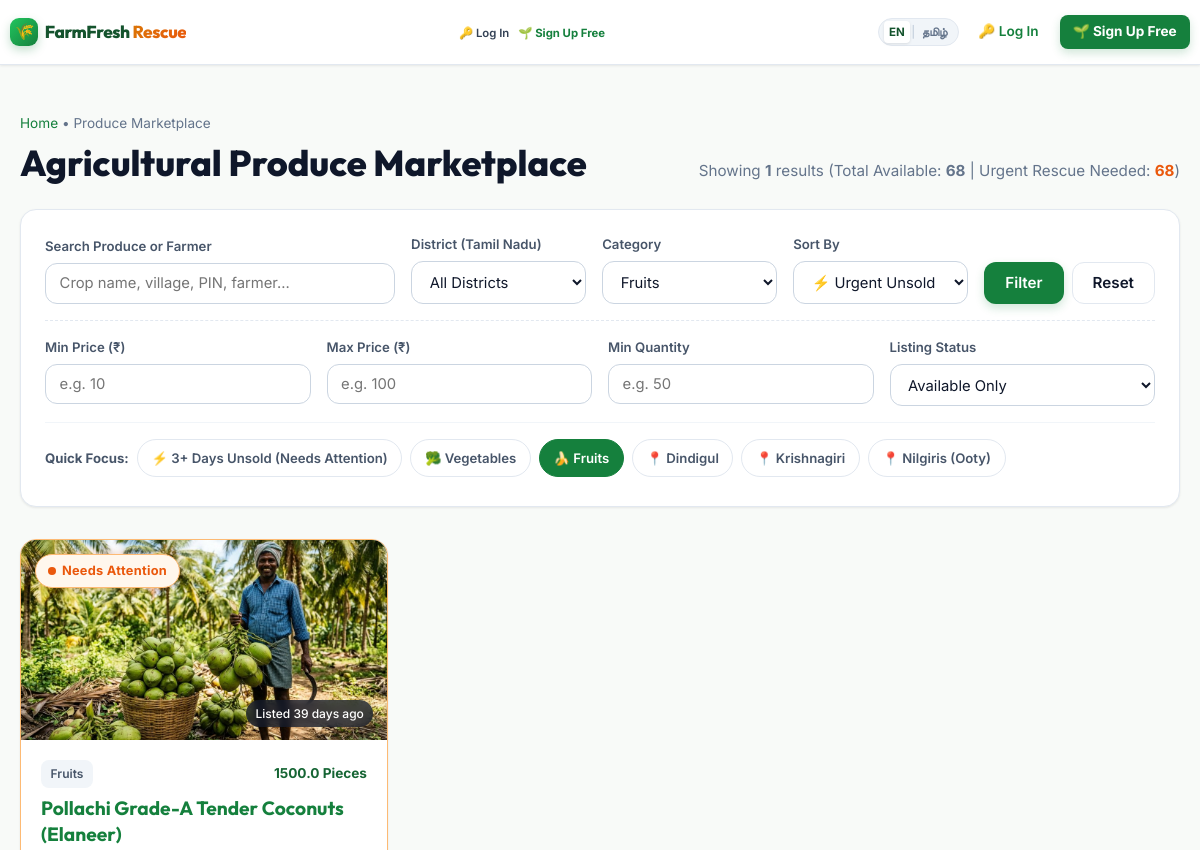
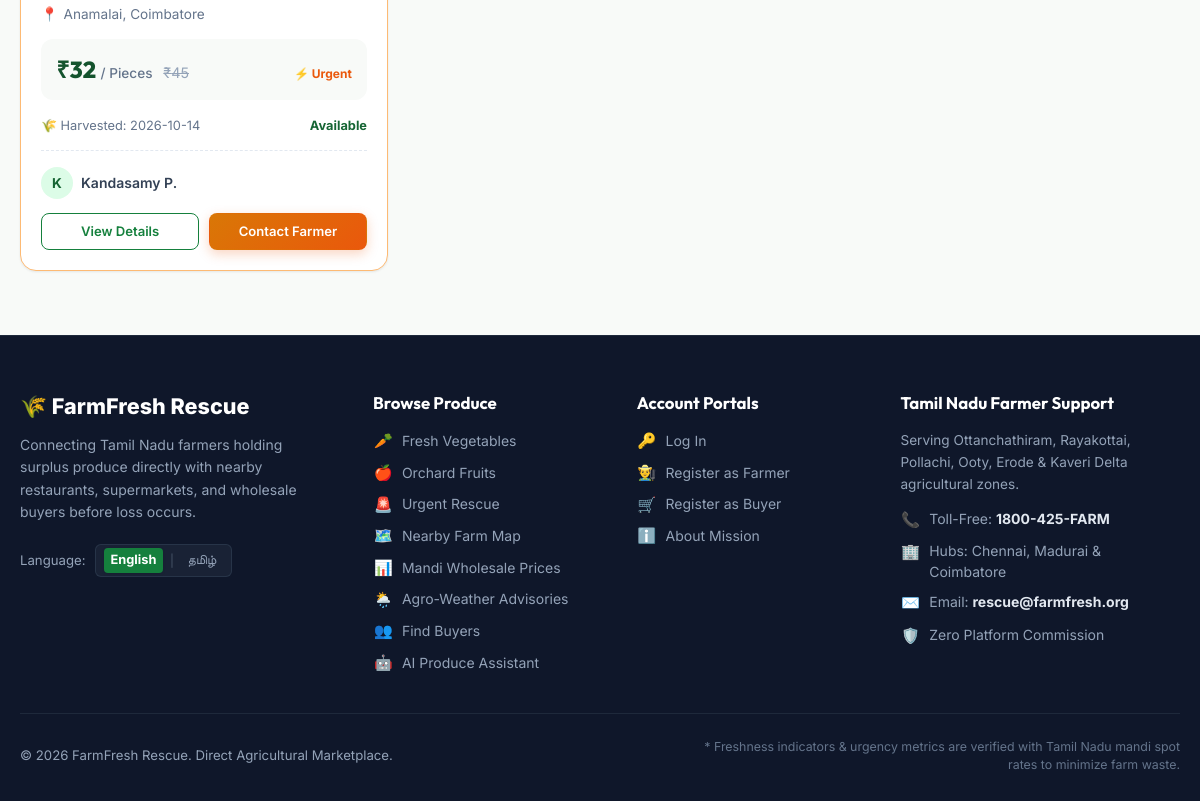
/listings?category=Fruits, run on an earlier commit of the app's database (2 pictures, top to bottom).
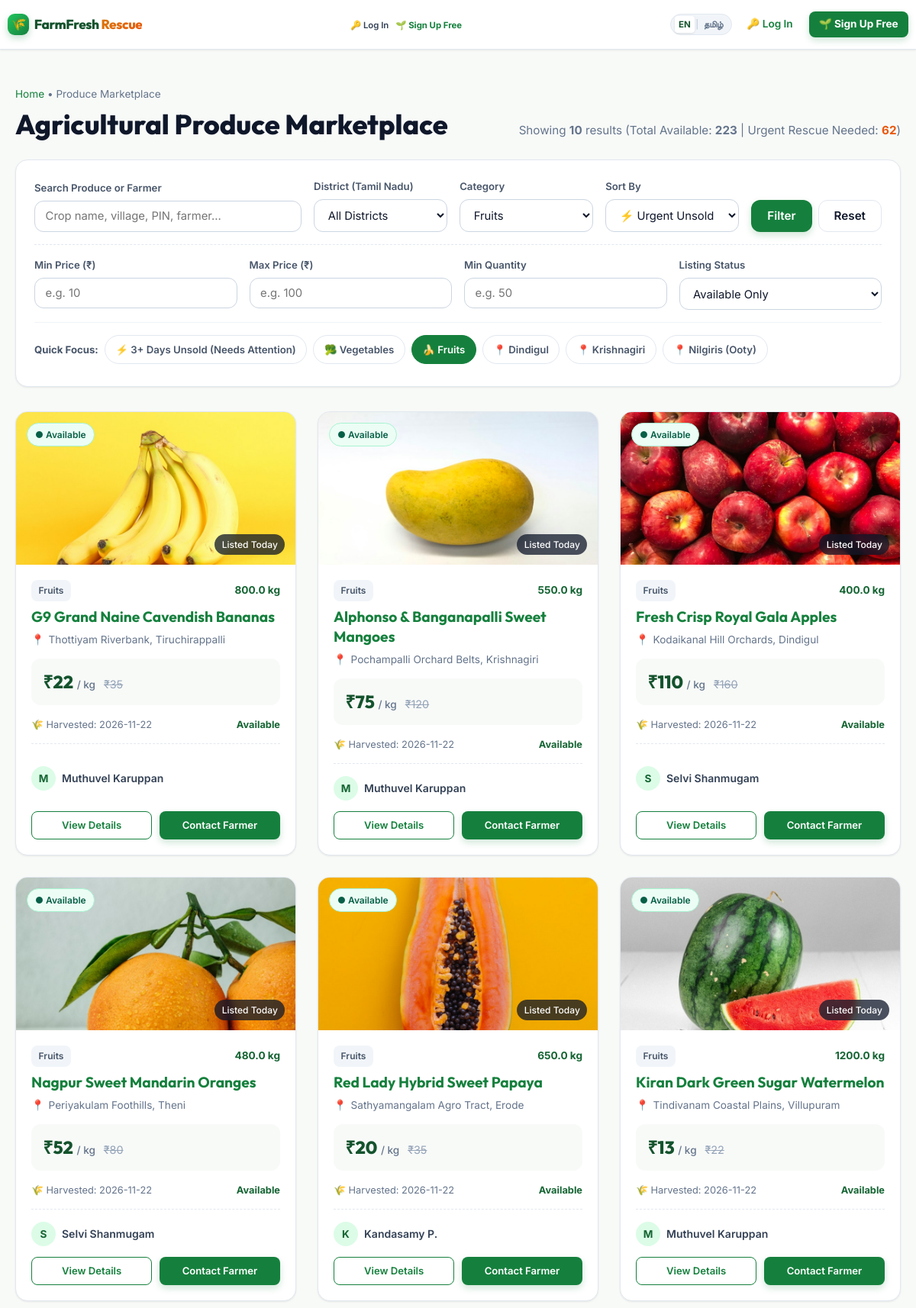
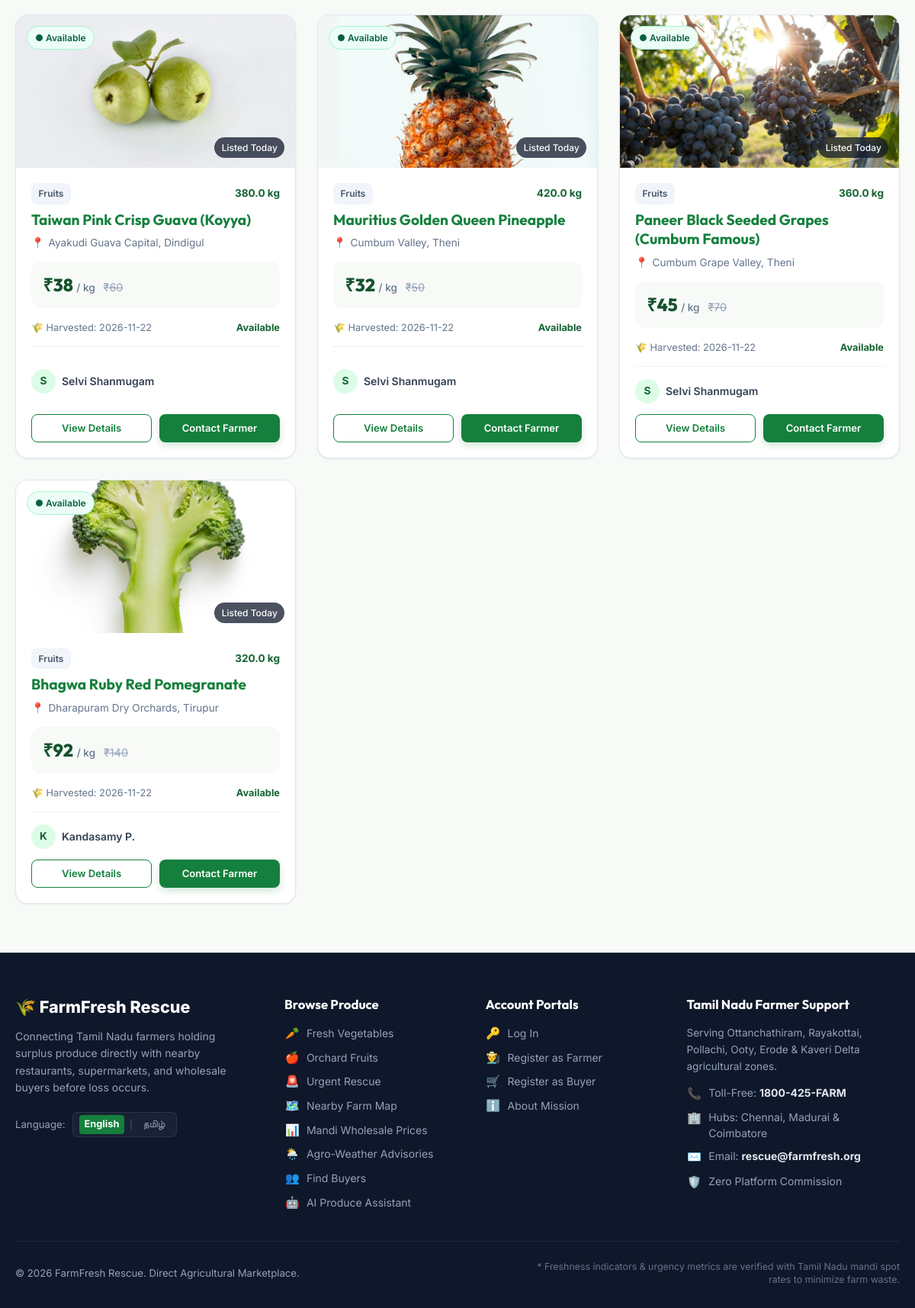
And on a later commit of the database (2 pictures, top to bottom).
### tables this page shows
CREATE TABLE listings (
        id INTEGER PRIMARY KEY AUTOINCREMENT,
        farmer_id INTEGER NOT NULL,
        crop_name TEXT NOT NULL,
        category TEXT NOT NULL DEFAULT 'Vegetables',
        photo TEXT,
        quantity REAL NOT NULL,
        unit TEXT NOT NULL,
        price_per_unit REAL NOT NULL,
        original_price REAL,
        harvest_date DATE NOT NULL,
        village_town TEXT NOT NULL,
        district TEXT NOT NULL,
        pin_code TEXT NOT NULL,
        farmer_name TEXT NOT NULL,
        farmer_phone TEXT NOT NULL,
        whatsapp_number TEXT,
        description TEXT,
        status TEXT NOT NULL DEFAULT 'Available' CHECK(status IN ('Available', 'Sold', 'Inactive')),
        created_at TIMESTAMP DEFAULT CURRENT_TIMESTAMP,
        updated_at TIMESTAMP DEFAULT CURRENT_TIMESTAMP, state TEXT NOT NULL DEFAULT 'Tamil Nadu', estimated_freshness_date DATE, urgency_level TEXT NOT NULL DEFAULT 'Normal', rescued_from_waste INTEGER DEFAULT 0, storage_condition TEXT DEFAULT 'Ambient / Room Temperature', freshness_score REAL DEFAULT 85, freshness_grade TEXT DEFAULT 'Fresh', quality_grade TEXT DEFAULT 'Grade A', quality_confidence REAL DEFAULT 90, quality_analysis TEXT, suggested_price REAL, latitude REAL, longitude REAL, reserved_quantity REAL DEFAULT 0, shelf_life_days INTEGER DEFAULT 7, qr_code_token TEXT, additional_photos TEXT, expiry_date DATE, rescue_price REAL,
        FOREIGN KEY (farmer_id) REFERENCES users(id) ON DELETE CASCADE
    );

### app.py (the view, shortened to what this page needs)
@app.route('/listings')
def browse_listings():
    conn = get_db()
    cursor = conn.cursor()
    search_q = request.args.get('q', '').strip()
    category = request.args.get('category', '').strip()
    district = request.args.get('district', '').strip()
    village = request.args.get('village', '').strip()
    min_price = request.args.get('min_price', '').strip()
    max_price = request.args.get('max_price', '').strip()
    min_qty = request.args.get('min_qty', '').strip()
    max_qty = request.args.get('max_qty', '').strip()
    urgency = request.args.get('urgency', '').strip()  # 'urgent_only'
    status_filter = request.args.get('status', 'Available').strip()
    sort_by = request.args.get('sort', 'urgent').strip()
    query = "SELECT * FROM listings WHERE 1=1"
    params = []
    if status_filter and status_filter != 'All':
        query += " AND status = ?"
        params.append(status_filter)
    if category:
        query += " AND category = ?"
        params.append(category)
    if district:
        query += " AND district = ?"
        params.append(district)
    if village:
        query += " AND village_town LIKE ?"
        params.append(f"%{village}%")
    if min_price:
        try:
            query += " AND price_per_unit >= ?"
            params.append(float(min_price))
        except ValueError:
            pass
    if max_price:
        try:
            query += " AND price_per_unit <= ?"
            params.append(float(max_price))
        except ValueError:
            pass
    if min_qty:
        try:
            query += " AND quantity >= ?"
            params.append(float(min_qty))
        except ValueError:
            pass
    if max_qty:
        try:
            query += " AND quantity <= ?"
            params.append(float(max_qty))
        except ValueError:
            pass
    if urgency == 'urgent_only':
        query += " AND status = 'Available' AND ((julianday('now') - julianday(created_at)) >= 3 OR urgency_level = 'Urgent Sale')"
    if sort_by == 'price_low':
        query += " ORDER BY price_per_unit ASC"
    elif sort_by == 'price_high':
        query += " ORDER BY price_per_unit DESC"
    elif sort_by == 'newest':
        query += " ORDER BY created_at DESC"
    elif sort_by == 'harvest_recent':
        query += " ORDER BY harvest_date DESC"
    elif sort_by == 'urgent':
        query += """ ORDER BY
            (CASE
                WHEN status = 'Available' AND urgency_level = 'Urgent Sale' THEN 0
                WHEN status = 'Available' AND (julianday('now') - julianday(created_at)) >= 3 THEN 1
                ELSE 2
            END), created_at ASC"""
    else:
        query += " ORDER BY created_at DESC"
    cursor.execute(query, params)
    listings = cursor.fetchall()
    cursor.execute("""
        SELECT * FROM listings
        WHERE status = 'Available'
        AND ((julianday('now') - julianday(created_at)) >= 3 OR urgency_level = 'Urgent Sale')
        ORDER BY (CASE WHEN urgency_level = 'Urgent Sale' THEN 0 ELSE 1 END), created_at ASC
        LIMIT 4
    """)
    urgent_spotlight = cursor.fetchall()
    cursor.execute("SELECT COUNT(*) FROM listings WHERE status = 'Available'")
    total_available = cursor.fetchone()[0]
    cursor.execute("""
        SELECT COUNT(*) FROM listings
        WHERE status = 'Available'
        AND ((julianday('now') - julianday(created_at)) >= 3 OR urgency_level = 'Urgent Sale')
    """)
    total_urgent = cursor.fetchone()[0]
    conn.close()
    return render_template(
        'listings.html',
        listings=listings,
        urgent_spotlight=urgent_spotlight,
        search_q=search_q,
        category=category,
        district=district,
        village=village,
        min_price=min_price,
        max_price=max_price,
        min_qty=min_qty,
        max_qty=max_qty,
        urgency=urgency,
        status_filter=status_filter,
        sort_by=sort_by,
        total_available=total_available,
        total_urgent=total_urgent
    )

### templates/listings.html (shortened to what this page needs)
{% extends "base.html" %}
{% block content %}
<div class="container" style="padding-top: 2rem; padding-bottom: 4rem;">
  <div style="margin-bottom: 1.5rem;">
    <div style="font-size: 0.85rem; color: var(--text-muted); margin-bottom: 0.35rem;">
      <a href="{{ url_for('index') }}">Home</a> &bull; Produce Marketplace
    </div>
    <div style="display: flex; align-items: baseline; justify-content: space-between; flex-wrap: wrap; gap: 1rem;">
      <h1 style="font-size: 2.25rem; font-weight: 800;">Agricultural Produce Marketplace</h1>
      <div style="font-size: 0.95rem; color: var(--text-muted);">
        Showing <strong>{{ listings|length }}</strong> results
        (Total Available: <strong>{{ total_available }}</strong> | Urgent Rescue Needed: <strong style="color: var(--urgent-red);">{{ total_urgent }}</strong>)
      </div>
    </div>
  </div>
  <div class="filter-card">
    <form action="{{ url_for('browse_listings') }}" method="GET" id="searchFilterForm">
      <div class="filter-grid">
        <div class="filter-group">
          <label class="filter-label">Search Produce or Farmer</label>
          <input type="text" name="q" value="{{ search_q }}" class="filter-input" placeholder="Crop name, village, PIN, farmer...">
        </div>
        <div class="filter-group">
          <label class="filter-label">District (Tamil Nadu)</label>
          <select name="district" class="filter-select">
            <option value="">All Districts</option>
          </select>
        </div>
        <div class="filter-group">
          <label class="filter-label">Category</label>
          <select name="category" class="filter-select">
            {% for c in crop_categories %}
              <option value="{{ c }}" {% if category == c %}selected{% endif %}>{{ c }}</option>
            {% endfor %}
          </select>
        </div>
        <div class="filter-group">
          <label class="filter-label">Sort By</label>
          <select name="sort" class="filter-select">
            <option value="urgent" {% if sort_by == 'urgent' %}selected{% endif %}>⚡ Urgent Unsold First</option>
          </select>
        </div>
        <div class="filter-btn-group">
          <button type="submit" class="btn btn-primary" style="height: 42px;">Filter</button>
          <a href="{{ url_for('browse_listings') }}" class="btn btn-secondary" style="height: 42px;" title="Reset filters">Reset</a>
        </div>
      </div>
      <div class="filter-secondary-grid">
        <div class="filter-group">
          <label class="filter-label">Min Price (₹)</label>
          <input type="number" name="min_price" value="{{ min_price }}" class="filter-input" placeholder="e.g. 10" min="0">
        </div>
        <div class="filter-group">
          <label class="filter-label">Max Price (₹)</label>
          <input type="number" name="max_price" value="{{ max_price }}" class="filter-input" placeholder="e.g. 100" min="0">
        </div>
        <div class="filter-group">
          <label class="filter-label">Min Quantity</label>
          <input type="number" name="min_qty" value="{{ min_qty }}" class="filter-input" placeholder="e.g. 50" min="0">
        </div>
        <div class="filter-group">
          <label class="filter-label">Listing Status</label>
          <select name="status" class="filter-select">
            <option value="Available" {% if status_filter == 'Available' %}selected{% endif %}>Available Only</option>
          </select>
        </div>
      </div>
      <div class="quick-filter-pills">
        <span style="font-size: 0.825rem; font-weight: 700; color: #475569; align-self: center;">Quick Focus:</span>
        <a href="{{ url_for('browse_listings', urgency='urgent_only') }}" class="pill-btn urgent {% if urgency == 'urgent_only' %}active{% endif %}">
          ⚡ 3+ Days Unsold (Needs Attention)
        </a>
        <a href="{{ url_for('browse_listings', category='Vegetables') }}" class="pill-btn {% if category == 'Vegetables' %}active{% endif %}">
          🥦 Vegetables
        </a>
        <a href="{{ url_for('browse_listings', category='Fruits') }}" class="pill-btn {% if category == 'Fruits' %}active{% endif %}">
          🍌 Fruits
        </a>
        <a href="{{ url_for('browse_listings', district='Dindigul') }}" class="pill-btn {% if district == 'Dindigul' %}active{% endif %}">
          📍 Dindigul
        </a>
        <a href="{{ url_for('browse_listings', district='Krishnagiri') }}" class="pill-btn {% if district == 'Krishnagiri' %}active{% endif %}">
          📍 Krishnagiri
        </a>
        <a href="{{ url_for('browse_listings', district='Nilgiris') }}" class="pill-btn {% if district == 'Nilgiris' %}active{% endif %}">
          📍 Nilgiris (Ooty)
        </a>
      </div>
    </form>
  </div>
  {% if listings %}
    <div class="produce-grid">
      {% for item in listings %}
        {% set is_demo = '[DEMO]' in item['farmer_name'] %}
        <div class="produce-card {% if is_needs_attention(item) %}is-urgent{% endif %} {% if item['status'] == 'Sold' %}is-sold{% endif %}">
          <div class="card-image-wrap">
            <div class="card-floating-badge">
              {% if item['status'] == 'Sold' %}
                <span class="badge-sold">✓ Sold / Rescued</span>
              {% elif is_needs_attention(item) %}
                <span class="badge-urgent"><span class="pulse-dot"></span> Needs Attention</span>
              {% else %}
                <span class="badge-available">● Available</span>
              {% endif %}
            </div>
            {% set days_old, age_label = calculate_listing_age(item['created_at']) %}
            <div class="card-age-tag">Listed {{ age_label }}</div>
            {% if item['photo'] %}
              <img src="{{ url_for('static', filename='uploads/' ~ item['photo']) }}" alt="{{ item['crop_name'] }}" class="card-img" loading="lazy">
            {% else %}
              <div class="card-img-placeholder">
                {% if item['category'] == 'Fruits' %}🥥{% elif item['category'] == 'Flowers' %}🌸{% elif item['category'] == 'Grains & Pulses' %}🌾{% else %}🥦{% endif %}
                <span class="placeholder-text">{{ item['category'] }}</span>
              </div>
            {% endif %}
          </div>
          <div class="card-body">
            <div class="card-meta-top">
              <span class="badge-category">{{ item['category'] }}</span>
              <span style="font-size: 0.85rem; font-weight: 700; color: #166534;">
                {{ item['quantity'] }} {{ item['unit'] }}
              </span>
            </div>
            <h3 class="crop-title">
              <a href="{{ url_for('listing_detail', listing_id=item['id']) }}">{{ item['crop_name'] }}</a>
            </h3>
            <div class="crop-location">
              <span>📍</span>
              <span>{{ item['village_town'] }}, {{ item['district'] }}</span>
            </div>
            <div class="crop-pricing-box">
              <div>
                <span class="price-main">₹{{ "%.0f"|format(item['price_per_unit']) }}</span>
                <span class="price-unit">/ {{ item['unit'] }}</span>
                {% if item['original_price'] and item['original_price'] > item['price_per_unit'] %}
                  <span class="price-original">₹{{ "%.0f"|format(item['original_price']) }}</span>
                {% endif %}
              </div>
              {% if is_needs_attention(item) and item['status'] == 'Available' %}
                <span style="font-size: 0.75rem; color: #ea580c; font-weight: 700;">⚡ Urgent</span>
              {% endif %}
            </div>
            <div class="harvest-info">
              <span>🌾 Harvested: {{ item['harvest_date'] }}</span>
              <span>
                <strong style="color: {% if item['status'] == 'Available' %}#166534{% else %}#64748b{% endif %};">
                  {{ item['status'] }}
                </strong>
              </span>
            </div>
            <div class="card-farmer-info" style="margin-bottom: 0.85rem;">
              <div class="farmer-avatar-name">
                {% set clean_farmer_name = item['farmer_name'].replace('[DEMO] ', '') %}
                <div class="farmer-avatar">{{ clean_farmer_name[0] }}</div>
                <div class="farmer-name">{{ clean_farmer_name }}</div>
              </div>
            </div>
            {% if item['status'] == 'Available' %}
              <div class="card-action-row">
                <a href="{{ url_for('listing_detail', listing_id=item['id']) }}"
                   class="btn btn-sm btn-outline-primary"
                   id="view-details-{{ item['id'] }}"
                   style="flex: 1; text-align: center;">
                  View Details
                </a>
                <a href="{{ url_for('listing_detail', listing_id=item['id']) }}#enquiry-section"
                   class="btn btn-sm {% if is_needs_attention(item) %}btn-accent{% else %}btn-primary{% endif %}"
                   id="contact-farmer-{{ item['id'] }}"
                   style="flex: 1; text-align: center;">
                  Contact Farmer
                </a>
              </div>
            {% else %}
              <a href="{{ url_for('listing_detail', listing_id=item['id']) }}"
                 class="btn btn-sm btn-secondary"
                 style="width:100%; text-align:center;">
                View Details
              </a>
            {% endif %}
          </div>
        </div>
      {% endfor %}
    </div>
  {% endif %}
</div>
{% endblock %}

What changed in the data, as far as the page shows it:
no longer on this page (row edited): listings: shows "Needs Attention", age_label "39 days ago", photo (picture), category "Fruits", quantity "1500.0", unit "Pieces", crop_name "Pollachi Grade-A Tender Coconuts (Elaneer)", village_town "Anamalai", district "Coimbatore", price_per_unit "32", original_price "45", shows "⚡ Urgent", harvest_date "2026-10-14", status "Available", farmer_name "K", farmer_name "Kandasamy P."
added listings: shows "● Available", age_label "Today", photo (picture), category "Fruits", quantity "800.0", unit "kg", crop_name "G9 Grand Naine Cavendish Bananas", village_town "Thottiyam Riverbank", district "Tiruchirappalli", price_per_unit "22", original_price "35", harvest_date "2026-11-22", status "Available", farmer_name "M", farmer_name "Muthuvel Karuppan"
added listings: shows "● Available", age_label "Today", photo (picture), category "Fruits", quantity "550.0", unit "kg", crop_name "Alphonso & Banganapalli Sweet Mangoes", village_town "Pochampalli Orchard Belts", district "Krishnagiri", price_per_unit "75", original_price "120", harvest_date "2026-11-22", status "Available", farmer_name "M", farmer_name "Muthuvel Karuppan"
added listings: shows "● Available", age_label "Today", photo (picture), category "Fruits", quantity "400.0", unit "kg", crop_name "Fresh Crisp Royal Gala Apples", village_town "Kodaikanal Hill Orchards", district "Dindigul", price_per_unit "110", original_price "160", harvest_date "2026-11-22", status "Available", farmer_name "S", farmer_name "Selvi Shanmugam"
added listings: shows "● Available", age_label "Today", photo (picture), category "Fruits", quantity "480.0", unit "kg", crop_name "Nagpur Sweet Mandarin Oranges", village_town "Periyakulam Foothills", district "Theni", price_per_unit "52", original_price "80", harvest_date "2026-11-22", status "Available", farmer_name "S", farmer_name "Selvi Shanmugam"
added listings: shows "● Available", age_label "Today", photo (picture), category "Fruits", quantity "650.0", unit "kg", crop_name "Red Lady Hybrid Sweet Papaya", village_town "Sathyamangalam Agro Tract", district "Erode", price_per_unit "20", original_price "35", harvest_date "2026-11-22", status "Available", farmer_name "K", farmer_name "Kandasamy P."
added listings: shows "● Available", age_label "Today", photo (picture), category "Fruits", quantity "1200.0", unit "kg", crop_name "Kiran Dark Green Sugar Watermelon", village_town "Tindivanam Coastal Plains", district "Villupuram", price_per_unit "13", original_price "22", harvest_date "2026-11-22", status "Available", farmer_name "M", farmer_name "Muthuvel Karuppan"
added listings: shows "● Available", age_label "Today", photo (picture), category "Fruits", quantity "380.0", unit "kg", crop_name "Taiwan Pink Crisp Guava (Koyya)", village_town "Ayakudi Guava Capital", district "Dindigul", price_per_unit "38", original_price "60", harvest_date "2026-11-22", status "Available", farmer_name "S", farmer_name "Selvi Shanmugam"
added listings: shows "● Available", age_label "Today", photo (picture), category "Fruits", quantity "420.0", unit "kg", crop_name "Mauritius Golden Queen Pineapple", village_town "Cumbum Valley", district "Theni", price_per_unit "32", original_price "50", harvest_date "2026-11-22", status "Available", farmer_name "S", farmer_name "Selvi Shanmugam"
added listings: shows "● Available", age_label "Today", photo (picture), category "Fruits", quantity "360.0", unit "kg", crop_name "Paneer Black Seeded Grapes (Cumbum Famous)", village_town "Cumbum Grape Valley", district "Theni", price_per_unit "45", original_price "70", harvest_date "2026-11-22", status "Available", farmer_name "S", farmer_name "Selvi Shanmugam"
added listings: shows "● Available", age_label "Today", photo (picture), category "Fruits", quantity "320.0", unit "kg", crop_name "Bhagwa Ruby Red Pomegranate", village_town "Dharapuram Dry Orchards", district "Tirupur", price_per_unit "92", original_price "140", harvest_date "2026-11-22", status "Available", farmer_name "K", farmer_name "Kandasamy P."
Also different on the page:
{{ listings|length }}: "1" → "10"
{{ total_available }}: "68" → "223"
{{ total_urgent }}: "68" → "62"
